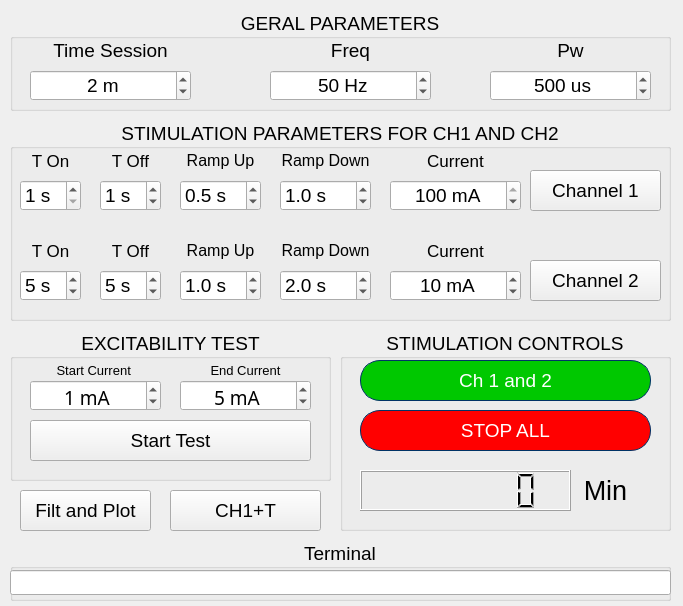
<?xml version="1.0" encoding="UTF-8"?>
<ui version="4.0">
 <author>Meduag</author>
 <class>MainWindow</class>
 <widget class="QMainWindow" name="MainWindow">
  <property name="geometry">
   <rect>
    <x>0</x>
    <y>0</y>
    <width>683</width>
    <height>606</height>
   </rect>
  </property>
  <property name="font">
   <font>
    <family>Arial</family>
    <pointsize>14</pointsize>
   </font>
  </property>
  <property name="windowTitle">
   <string>Estimulema V0.9 R5</string>
  </property>
  <property name="windowIcon">
   <iconset>
    <normaloff>../../../../.designer/backup/imagenes/Logo Estimulema ico.png</normaloff>../../../../.designer/backup/imagenes/Logo Estimulema ico.png</iconset>
  </property>
  <widget class="QWidget" name="centralwidget">
   <widget class="QGroupBox" name="groupBox">
    <property name="geometry">
     <rect>
      <x>340</x>
      <y>330</y>
      <width>331</width>
      <height>201</height>
     </rect>
    </property>
    <property name="title">
     <string>STIMULATION CONTROLS</string>
    </property>
    <property name="alignment">
     <set>Qt::AlignCenter</set>
    </property>
    <widget class="QPushButton" name="PB_sp">
     <property name="geometry">
      <rect>
       <x>20</x>
       <y>80</y>
       <width>291</width>
       <height>41</height>
      </rect>
     </property>
     <property name="font">
      <font>
       <family>Arial</family>
       <pointsize>14</pointsize>
       <weight>50</weight>
       <bold>false</bold>
      </font>
     </property>
     <property name="styleSheet">
      <string notr="true">border-style: solid;
border-width: 1px;
border-color: rgb(0, 51, 102);
background-color: rgb(255, 0, 0);
color: rgb(255, 255, 255);
border-radius: 20px;</string>
     </property>
     <property name="text">
      <string>STOP ALL</string>
     </property>
    </widget>
    <widget class="QPushButton" name="PB_ch12">
     <property name="geometry">
      <rect>
       <x>20</x>
       <y>30</y>
       <width>291</width>
       <height>41</height>
      </rect>
     </property>
     <property name="font">
      <font>
       <family>Arial</family>
       <pointsize>14</pointsize>
       <weight>9</weight>
       <italic>false</italic>
       <bold>false</bold>
      </font>
     </property>
     <property name="styleSheet">
      <string notr="true">font: 75 14pt &quot;Arial&quot;;
border-style: solid;
border-width: 1px;
border-color: rgb(0, 51, 102);
background-color: rgb(0, 200, 0);
color: rgb(255, 255, 255);
border-radius: 20px;</string>
     </property>
     <property name="text">
      <string>Ch 1 and 2</string>
     </property>
    </widget>
    <widget class="QLCDNumber" name="lcdNumber">
     <property name="geometry">
      <rect>
       <x>20</x>
       <y>140</y>
       <width>211</width>
       <height>41</height>
      </rect>
     </property>
     <property name="font">
      <font>
       <pointsize>20</pointsize>
      </font>
     </property>
     <property name="layoutDirection">
      <enum>Qt::LeftToRight</enum>
     </property>
     <property name="digitCount">
      <number>7</number>
     </property>
     <property name="segmentStyle">
      <enum>QLCDNumber::Filled</enum>
     </property>
     <property name="intValue" stdset="0">
      <number>0</number>
     </property>
    </widget>
    <widget class="QLabel" name="label_19">
     <property name="geometry">
      <rect>
       <x>240</x>
       <y>140</y>
       <width>51</width>
       <height>41</height>
      </rect>
     </property>
     <property name="font">
      <font>
       <pointsize>20</pointsize>
      </font>
     </property>
     <property name="text">
      <string>Min</string>
     </property>
     <property name="alignment">
      <set>Qt::AlignCenter</set>
     </property>
    </widget>
   </widget>
   <widget class="QGroupBox" name="groupBox_2">
    <property name="geometry">
     <rect>
      <x>10</x>
      <y>330</y>
      <width>321</width>
      <height>151</height>
     </rect>
    </property>
    <property name="title">
     <string>EXCITABILITY TEST</string>
    </property>
    <property name="alignment">
     <set>Qt::AlignCenter</set>
    </property>
    <widget class="QSpinBox" name="spinBox_limA">
     <property name="geometry">
      <rect>
       <x>20</x>
       <y>50</y>
       <width>131</width>
       <height>31</height>
      </rect>
     </property>
     <property name="font">
      <font>
       <family>Segoe MDL2 Assets</family>
       <pointsize>14</pointsize>
      </font>
     </property>
     <property name="alignment">
      <set>Qt::AlignHCenter|Qt::AlignTop</set>
     </property>
     <property name="suffix">
      <string> mA</string>
     </property>
     <property name="maximum">
      <number>50</number>
     </property>
     <property name="value">
      <number>1</number>
     </property>
    </widget>
    <widget class="QPushButton" name="PB_tex">
     <property name="geometry">
      <rect>
       <x>20</x>
       <y>90</y>
       <width>281</width>
       <height>41</height>
      </rect>
     </property>
     <property name="font">
      <font>
       <pointsize>14</pointsize>
      </font>
     </property>
     <property name="text">
      <string>Start Test</string>
     </property>
    </widget>
    <widget class="QSpinBox" name="spinBox_lfmA">
     <property name="geometry">
      <rect>
       <x>170</x>
       <y>50</y>
       <width>131</width>
       <height>31</height>
      </rect>
     </property>
     <property name="font">
      <font>
       <family>Segoe MDL2 Assets</family>
       <pointsize>14</pointsize>
      </font>
     </property>
     <property name="alignment">
      <set>Qt::AlignHCenter|Qt::AlignTop</set>
     </property>
     <property name="suffix">
      <string> mA</string>
     </property>
     <property name="maximum">
      <number>100</number>
     </property>
     <property name="value">
      <number>5</number>
     </property>
    </widget>
    <widget class="QLabel" name="label_10">
     <property name="geometry">
      <rect>
       <x>20</x>
       <y>30</y>
       <width>131</width>
       <height>20</height>
      </rect>
     </property>
     <property name="font">
      <font>
       <pointsize>10</pointsize>
      </font>
     </property>
     <property name="text">
      <string>Start Current </string>
     </property>
     <property name="alignment">
      <set>Qt::AlignCenter</set>
     </property>
    </widget>
    <widget class="QLabel" name="label_11">
     <property name="geometry">
      <rect>
       <x>170</x>
       <y>30</y>
       <width>131</width>
       <height>20</height>
      </rect>
     </property>
     <property name="font">
      <font>
       <pointsize>10</pointsize>
      </font>
     </property>
     <property name="text">
      <string>End Current</string>
     </property>
     <property name="alignment">
      <set>Qt::AlignCenter</set>
     </property>
    </widget>
   </widget>
   <widget class="QGroupBox" name="groupBox_3">
    <property name="geometry">
     <rect>
      <x>10</x>
      <y>120</y>
      <width>661</width>
      <height>201</height>
     </rect>
    </property>
    <property name="title">
     <string>STIMULATION PARAMETERS FOR CH1 AND CH2</string>
    </property>
    <property name="alignment">
     <set>Qt::AlignCenter</set>
    </property>
    <widget class="QSpinBox" name="spinBox_tf2">
     <property name="geometry">
      <rect>
       <x>90</x>
       <y>150</y>
       <width>61</width>
       <height>31</height>
      </rect>
     </property>
     <property name="suffix">
      <string> s</string>
     </property>
     <property name="minimum">
      <number>0</number>
     </property>
     <property name="value">
      <number>5</number>
     </property>
    </widget>
    <widget class="QLabel" name="label_8">
     <property name="geometry">
      <rect>
       <x>170</x>
       <y>20</y>
       <width>81</width>
       <height>41</height>
      </rect>
     </property>
     <property name="font">
      <font>
       <pointsize>12</pointsize>
      </font>
     </property>
     <property name="text">
      <string>Ramp Up</string>
     </property>
     <property name="alignment">
      <set>Qt::AlignCenter</set>
     </property>
    </widget>
    <widget class="QLabel" name="label_14">
     <property name="geometry">
      <rect>
       <x>170</x>
       <y>110</y>
       <width>81</width>
       <height>41</height>
      </rect>
     </property>
     <property name="font">
      <font>
       <pointsize>12</pointsize>
      </font>
     </property>
     <property name="text">
      <string>Ramp Up</string>
     </property>
     <property name="alignment">
      <set>Qt::AlignCenter</set>
     </property>
    </widget>
    <widget class="QLabel" name="label_4">
     <property name="geometry">
      <rect>
       <x>10</x>
       <y>20</y>
       <width>61</width>
       <height>41</height>
      </rect>
     </property>
     <property name="font">
      <font>
       <pointsize>13</pointsize>
      </font>
     </property>
     <property name="text">
      <string>T On</string>
     </property>
     <property name="alignment">
      <set>Qt::AlignCenter</set>
     </property>
    </widget>
    <widget class="QSpinBox" name="spinBox_tn1">
     <property name="geometry">
      <rect>
       <x>10</x>
       <y>60</y>
       <width>61</width>
       <height>31</height>
      </rect>
     </property>
     <property name="suffix">
      <string> s</string>
     </property>
     <property name="minimum">
      <number>1</number>
     </property>
     <property name="value">
      <number>1</number>
     </property>
    </widget>
    <widget class="QPushButton" name="PB_ch2">
     <property name="geometry">
      <rect>
       <x>520</x>
       <y>140</y>
       <width>131</width>
       <height>41</height>
      </rect>
     </property>
     <property name="text">
      <string>Channel 2</string>
     </property>
    </widget>
    <widget class="QLabel" name="label_5">
     <property name="geometry">
      <rect>
       <x>90</x>
       <y>20</y>
       <width>61</width>
       <height>41</height>
      </rect>
     </property>
     <property name="font">
      <font>
       <pointsize>13</pointsize>
      </font>
     </property>
     <property name="text">
      <string>T Off</string>
     </property>
     <property name="alignment">
      <set>Qt::AlignCenter</set>
     </property>
    </widget>
    <widget class="QSpinBox" name="spinBox_tf1">
     <property name="geometry">
      <rect>
       <x>90</x>
       <y>60</y>
       <width>61</width>
       <height>31</height>
      </rect>
     </property>
     <property name="suffix">
      <string> s</string>
     </property>
     <property name="minimum">
      <number>0</number>
     </property>
     <property name="value">
      <number>1</number>
     </property>
    </widget>
    <widget class="QLabel" name="label_9">
     <property name="geometry">
      <rect>
       <x>380</x>
       <y>20</y>
       <width>131</width>
       <height>41</height>
      </rect>
     </property>
     <property name="font">
      <font>
       <pointsize>13</pointsize>
      </font>
     </property>
     <property name="text">
      <string>Current</string>
     </property>
     <property name="alignment">
      <set>Qt::AlignCenter</set>
     </property>
    </widget>
    <widget class="QSpinBox" name="spinBox_tn2">
     <property name="geometry">
      <rect>
       <x>10</x>
       <y>150</y>
       <width>61</width>
       <height>31</height>
      </rect>
     </property>
     <property name="suffix">
      <string> s</string>
     </property>
     <property name="minimum">
      <number>1</number>
     </property>
     <property name="value">
      <number>5</number>
     </property>
    </widget>
    <widget class="QSpinBox" name="spinBox_ma1">
     <property name="geometry">
      <rect>
       <x>380</x>
       <y>60</y>
       <width>131</width>
       <height>31</height>
      </rect>
     </property>
     <property name="alignment">
      <set>Qt::AlignCenter</set>
     </property>
     <property name="suffix">
      <string> mA</string>
     </property>
     <property name="maximum">
      <number>100</number>
     </property>
     <property name="singleStep">
      <number>1</number>
     </property>
     <property name="value">
      <number>100</number>
     </property>
    </widget>
    <widget class="QLabel" name="label_15">
     <property name="geometry">
      <rect>
       <x>90</x>
       <y>110</y>
       <width>61</width>
       <height>41</height>
      </rect>
     </property>
     <property name="font">
      <font>
       <pointsize>13</pointsize>
      </font>
     </property>
     <property name="text">
      <string>T Off</string>
     </property>
     <property name="alignment">
      <set>Qt::AlignCenter</set>
     </property>
    </widget>
    <widget class="QPushButton" name="PB_ch1">
     <property name="geometry">
      <rect>
       <x>520</x>
       <y>50</y>
       <width>131</width>
       <height>41</height>
      </rect>
     </property>
     <property name="text">
      <string>Channel 1</string>
     </property>
    </widget>
    <widget class="QLabel" name="label_16">
     <property name="geometry">
      <rect>
       <x>380</x>
       <y>110</y>
       <width>131</width>
       <height>41</height>
      </rect>
     </property>
     <property name="font">
      <font>
       <pointsize>13</pointsize>
      </font>
     </property>
     <property name="text">
      <string>Current</string>
     </property>
     <property name="alignment">
      <set>Qt::AlignCenter</set>
     </property>
    </widget>
    <widget class="QSpinBox" name="spinBox_ma2">
     <property name="geometry">
      <rect>
       <x>380</x>
       <y>150</y>
       <width>131</width>
       <height>31</height>
      </rect>
     </property>
     <property name="alignment">
      <set>Qt::AlignCenter</set>
     </property>
     <property name="suffix">
      <string> mA</string>
     </property>
     <property name="maximum">
      <number>100</number>
     </property>
     <property name="singleStep">
      <number>1</number>
     </property>
     <property name="value">
      <number>10</number>
     </property>
    </widget>
    <widget class="QLabel" name="label_13">
     <property name="geometry">
      <rect>
       <x>10</x>
       <y>110</y>
       <width>61</width>
       <height>41</height>
      </rect>
     </property>
     <property name="font">
      <font>
       <pointsize>13</pointsize>
      </font>
     </property>
     <property name="text">
      <string>T On</string>
     </property>
     <property name="alignment">
      <set>Qt::AlignCenter</set>
     </property>
    </widget>
    <widget class="QDoubleSpinBox" name="spinBox_ri1">
     <property name="geometry">
      <rect>
       <x>170</x>
       <y>60</y>
       <width>81</width>
       <height>31</height>
      </rect>
     </property>
     <property name="prefix">
      <string/>
     </property>
     <property name="suffix">
      <string> s</string>
     </property>
     <property name="decimals">
      <number>1</number>
     </property>
     <property name="maximum">
      <double>10.000000000000000</double>
     </property>
     <property name="singleStep">
      <double>0.500000000000000</double>
     </property>
     <property name="value">
      <double>0.500000000000000</double>
     </property>
    </widget>
    <widget class="QDoubleSpinBox" name="spinBox_ri2">
     <property name="geometry">
      <rect>
       <x>170</x>
       <y>150</y>
       <width>81</width>
       <height>31</height>
      </rect>
     </property>
     <property name="prefix">
      <string/>
     </property>
     <property name="suffix">
      <string> s</string>
     </property>
     <property name="decimals">
      <number>1</number>
     </property>
     <property name="maximum">
      <double>10.000000000000000</double>
     </property>
     <property name="singleStep">
      <double>0.500000000000000</double>
     </property>
     <property name="value">
      <double>1.000000000000000</double>
     </property>
    </widget>
    <widget class="QDoubleSpinBox" name="spinBox_rf2">
     <property name="geometry">
      <rect>
       <x>270</x>
       <y>150</y>
       <width>91</width>
       <height>31</height>
      </rect>
     </property>
     <property name="prefix">
      <string/>
     </property>
     <property name="suffix">
      <string> s</string>
     </property>
     <property name="decimals">
      <number>1</number>
     </property>
     <property name="maximum">
      <double>10.000000000000000</double>
     </property>
     <property name="singleStep">
      <double>0.500000000000000</double>
     </property>
     <property name="value">
      <double>2.000000000000000</double>
     </property>
    </widget>
    <widget class="QLabel" name="label_17">
     <property name="geometry">
      <rect>
       <x>270</x>
       <y>110</y>
       <width>91</width>
       <height>41</height>
      </rect>
     </property>
     <property name="font">
      <font>
       <pointsize>12</pointsize>
      </font>
     </property>
     <property name="text">
      <string>Ramp Down</string>
     </property>
     <property name="alignment">
      <set>Qt::AlignCenter</set>
     </property>
    </widget>
    <widget class="QDoubleSpinBox" name="spinBox_rf1">
     <property name="geometry">
      <rect>
       <x>270</x>
       <y>60</y>
       <width>91</width>
       <height>31</height>
      </rect>
     </property>
     <property name="prefix">
      <string/>
     </property>
     <property name="suffix">
      <string> s</string>
     </property>
     <property name="decimals">
      <number>1</number>
     </property>
     <property name="maximum">
      <double>10.000000000000000</double>
     </property>
     <property name="singleStep">
      <double>0.500000000000000</double>
     </property>
     <property name="value">
      <double>1.000000000000000</double>
     </property>
    </widget>
    <widget class="QLabel" name="label_18">
     <property name="geometry">
      <rect>
       <x>270</x>
       <y>20</y>
       <width>91</width>
       <height>41</height>
      </rect>
     </property>
     <property name="font">
      <font>
       <pointsize>12</pointsize>
      </font>
     </property>
     <property name="text">
      <string>Ramp Down</string>
     </property>
     <property name="alignment">
      <set>Qt::AlignCenter</set>
     </property>
    </widget>
   </widget>
   <widget class="QGroupBox" name="groupBox_4">
    <property name="geometry">
     <rect>
      <x>10</x>
      <y>10</y>
      <width>661</width>
      <height>101</height>
     </rect>
    </property>
    <property name="title">
     <string>GERAL PARAMETERS</string>
    </property>
    <property name="alignment">
     <set>Qt::AlignCenter</set>
    </property>
    <widget class="QSpinBox" name="spinBox_ts">
     <property name="geometry">
      <rect>
       <x>20</x>
       <y>60</y>
       <width>161</width>
       <height>31</height>
      </rect>
     </property>
     <property name="alignment">
      <set>Qt::AlignCenter</set>
     </property>
     <property name="suffix">
      <string> m</string>
     </property>
     <property name="value">
      <number>2</number>
     </property>
    </widget>
    <widget class="QLabel" name="label_6">
     <property name="geometry">
      <rect>
       <x>260</x>
       <y>20</y>
       <width>161</width>
       <height>41</height>
      </rect>
     </property>
     <property name="font">
      <font>
       <pointsize>14</pointsize>
      </font>
     </property>
     <property name="text">
      <string>Freq</string>
     </property>
     <property name="alignment">
      <set>Qt::AlignCenter</set>
     </property>
    </widget>
    <widget class="QSpinBox" name="spinBox_f">
     <property name="geometry">
      <rect>
       <x>260</x>
       <y>60</y>
       <width>161</width>
       <height>31</height>
      </rect>
     </property>
     <property name="alignment">
      <set>Qt::AlignCenter</set>
     </property>
     <property name="suffix">
      <string> Hz</string>
     </property>
     <property name="minimum">
      <number>1</number>
     </property>
     <property name="maximum">
      <number>300</number>
     </property>
     <property name="singleStep">
      <number>1</number>
     </property>
     <property name="value">
      <number>50</number>
     </property>
    </widget>
    <widget class="QLabel" name="label_7">
     <property name="geometry">
      <rect>
       <x>480</x>
       <y>20</y>
       <width>161</width>
       <height>41</height>
      </rect>
     </property>
     <property name="font">
      <font>
       <pointsize>14</pointsize>
      </font>
     </property>
     <property name="text">
      <string>Pw</string>
     </property>
     <property name="alignment">
      <set>Qt::AlignCenter</set>
     </property>
    </widget>
    <widget class="QLabel" name="label_3">
     <property name="geometry">
      <rect>
       <x>20</x>
       <y>20</y>
       <width>161</width>
       <height>41</height>
      </rect>
     </property>
     <property name="text">
      <string>Time Session</string>
     </property>
     <property name="alignment">
      <set>Qt::AlignCenter</set>
     </property>
    </widget>
    <widget class="QSpinBox" name="spinBox_pw">
     <property name="geometry">
      <rect>
       <x>480</x>
       <y>60</y>
       <width>161</width>
       <height>31</height>
      </rect>
     </property>
     <property name="alignment">
      <set>Qt::AlignCenter</set>
     </property>
     <property name="suffix">
      <string> us</string>
     </property>
     <property name="minimum">
      <number>20</number>
     </property>
     <property name="maximum">
      <number>5000</number>
     </property>
     <property name="singleStep">
      <number>50</number>
     </property>
     <property name="value">
      <number>500</number>
     </property>
    </widget>
   </widget>
   <widget class="QGroupBox" name="groupBox_5">
    <property name="geometry">
     <rect>
      <x>10</x>
      <y>540</y>
      <width>661</width>
      <height>61</height>
     </rect>
    </property>
    <property name="title">
     <string>Terminal</string>
    </property>
    <property name="alignment">
     <set>Qt::AlignCenter</set>
    </property>
    <property name="flat">
     <bool>true</bool>
    </property>
    <widget class="QLineEdit" name="lineEdit_terminal">
     <property name="geometry">
      <rect>
       <x>0</x>
       <y>30</y>
       <width>661</width>
       <height>25</height>
      </rect>
     </property>
    </widget>
   </widget>
   <widget class="QPushButton" name="PB_fil_plot">
    <property name="geometry">
     <rect>
      <x>20</x>
      <y>490</y>
      <width>131</width>
      <height>41</height>
     </rect>
    </property>
    <property name="text">
     <string>Filt and Plot</string>
    </property>
   </widget>
   <widget class="QPushButton" name="PB_ch1_rh">
    <property name="geometry">
     <rect>
      <x>170</x>
      <y>490</y>
      <width>151</width>
      <height>41</height>
     </rect>
    </property>
    <property name="text">
     <string>CH1+T</string>
    </property>
   </widget>
  </widget>
 </widget>
 <resources/>
 <connections>
  <connection>
   <sender>spinBox_ma1</sender>
   <signal>valueChanged(int)</signal>
   <receiver>spinBox_lfmA</receiver>
   <slot>setValue(int)</slot>
   <hints>
    <hint type="sourcelabel">
     <x>455</x>
     <y>198</y>
    </hint>
    <hint type="destinationlabel">
     <x>235</x>
     <y>396</y>
    </hint>
   </hints>
  </connection>
  <connection>
   <sender>spinBox_lfmA</sender>
   <signal>valueChanged(int)</signal>
   <receiver>spinBox_ma1</receiver>
   <slot>setValue(int)</slot>
   <hints>
    <hint type="sourcelabel">
     <x>274</x>
     <y>390</y>
    </hint>
    <hint type="destinationlabel">
     <x>466</x>
     <y>203</y>
    </hint>
   </hints>
  </connection>
 </connections>
</ui>
